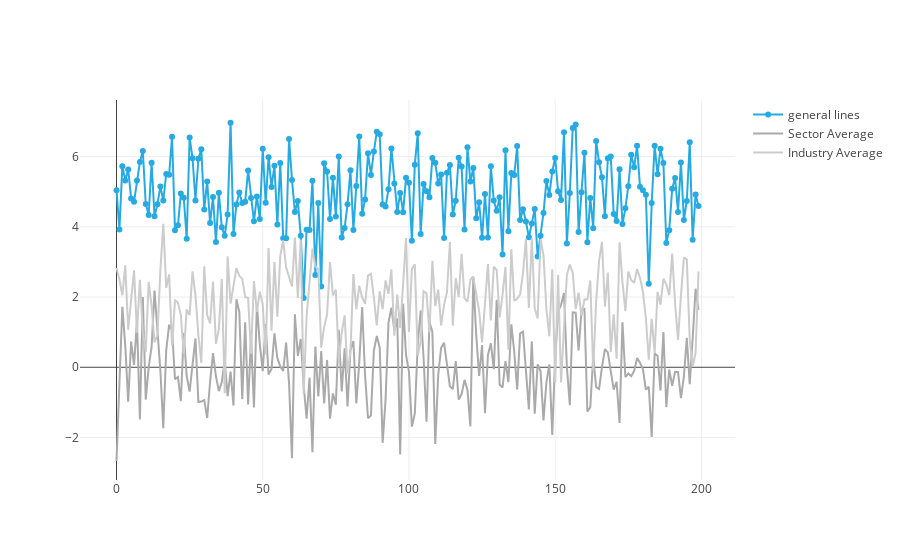

The code cell stored with this chart in its notebook:
### Markdown cell above
## Line Style

### Code cell
# Create traces
trace0 = go.Scatter(
    x = time,
    y = apple,
    mode = 'lines+markers',
    name = 'general lines',
    marker=dict(color='#27aae1')
)
trace1 = go.Scatter(
    x = time,
    y = sector,
    mode = 'lines',
    name = 'Sector Average',
    marker=dict(color='#aaaaaa')
)

trace2 = go.Scatter(
    x = time,
    y = industry,
    mode = 'lines',
    name = 'Industry Average',
    marker=dict(color='#cccccc'),
)

data = [trace0, trace1, trace2]

iplot(data)

### Figure 1 — Plotly figure (JSON) as saved in the notebook; plotly's stock layout.template omitted (floating-point values rounded to 4 significant figures; data arrays with more than 128 entries replaced by an {"elided": "..."} marker saying what was removed)
{"data": [{"marker": {"color": "#27aae1"}, "mode": "lines+markers", "name": "general lines", "type": "scatter", "uid": "368969b6-ca11-11e8-8161-02ccb4a0b651", "x": {"elided": "200 int values"}, "y": {"elided": "200 float values"}}, {"marker": {"color": "#aaaaaa"}, "mode": "lines", "name": "Sector Average", "type": "scatter", "uid": "36896cfe-ca11-11e8-8161-02ccb4a0b651", "x": {"elided": "200 int values"}, "y": {"elided": "200 float values"}}, {"marker": {"color": "#cccccc"}, "mode": "lines", "name": "Industry Average", "type": "scatter", "uid": "36896e66-ca11-11e8-8161-02ccb4a0b651", "x": {"elided": "200 int values"}, "y": {"elided": "200 float values"}}], "layout": {}}
